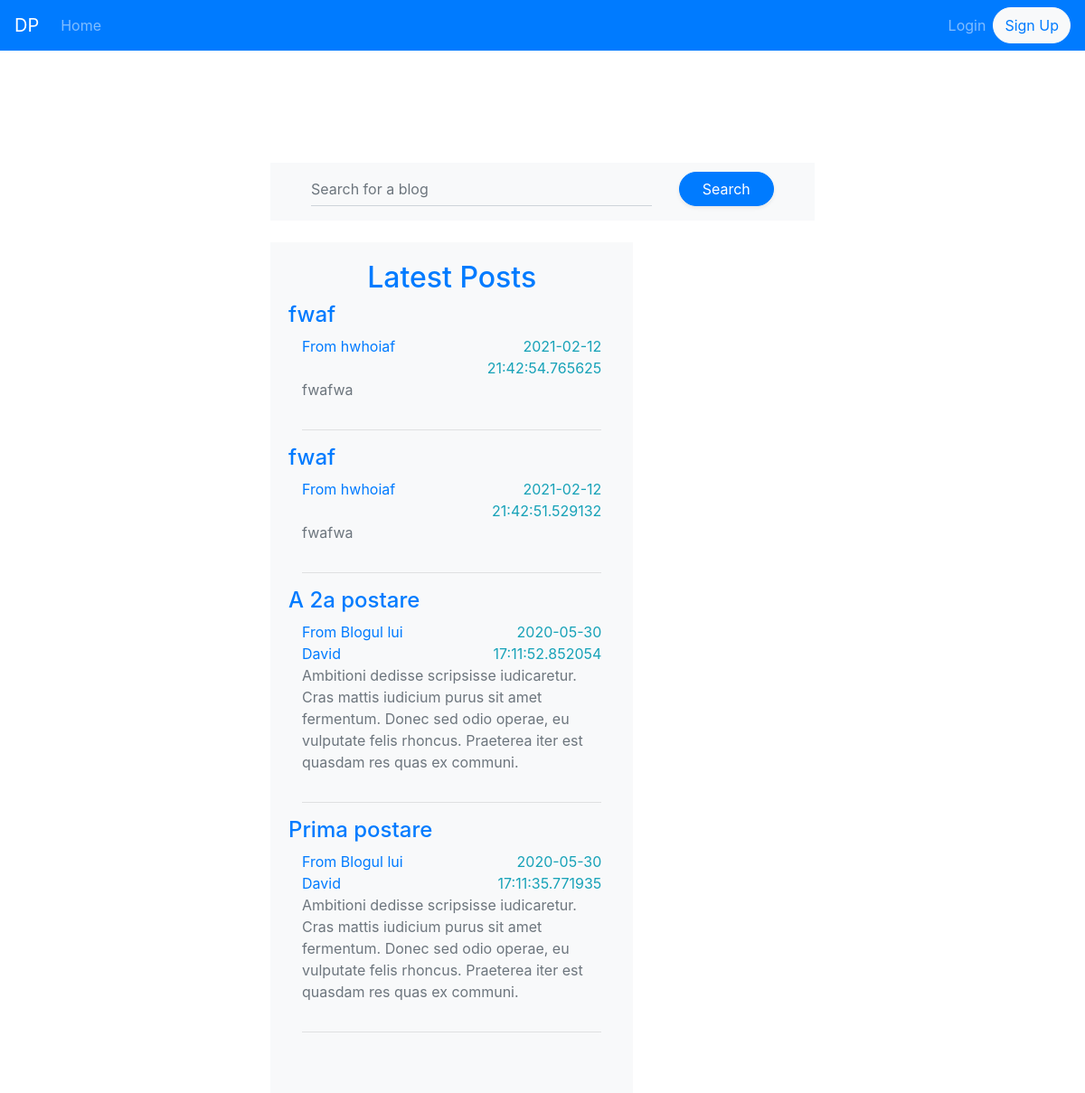
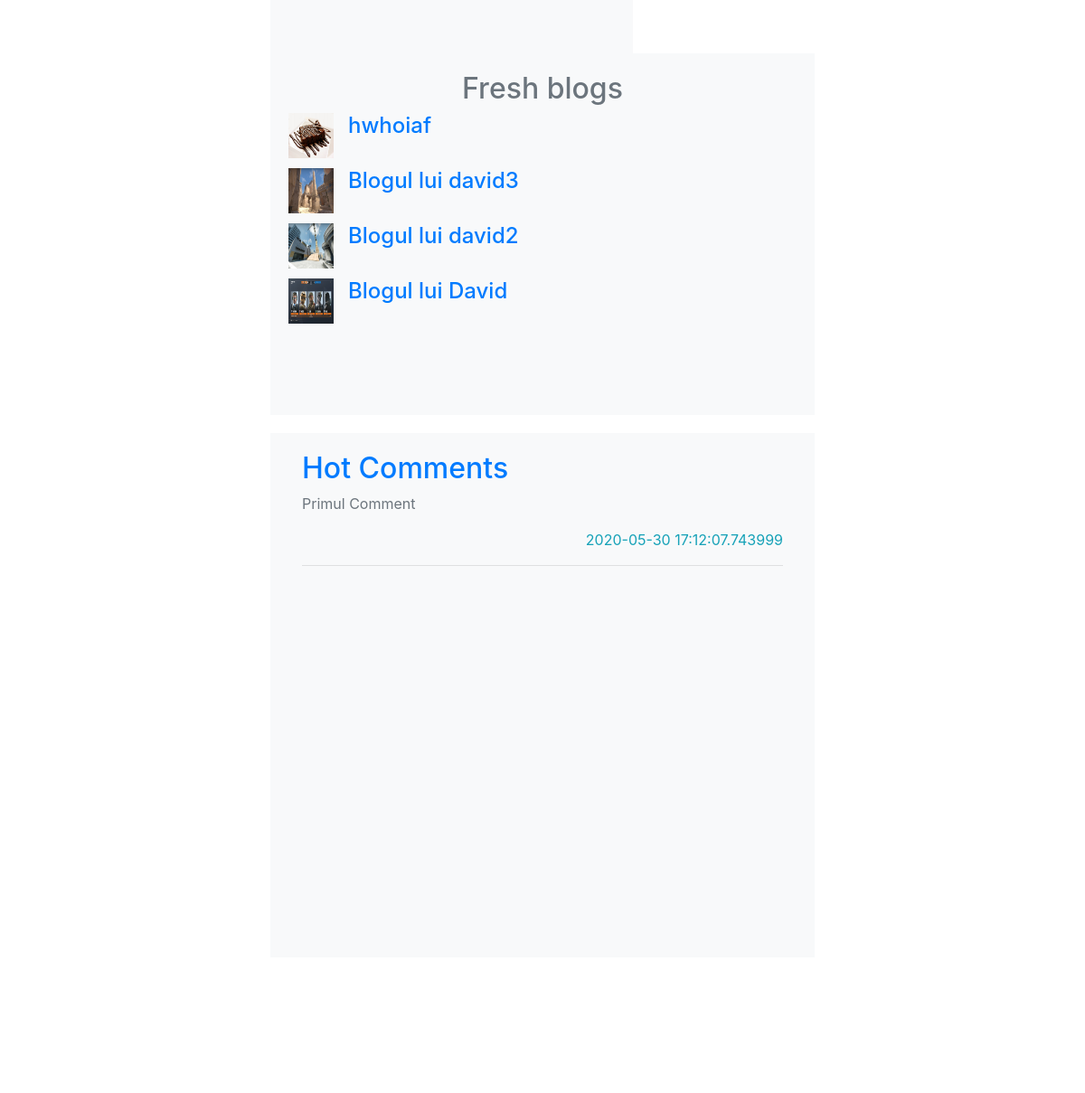
The page / on the database its author committed (2 pictures, top to bottom).
### app.py (models this page shows, shortened)
class Post(db.Model):
    id = db.Column(db.Integer, primary_key=True)
    blog_id = db.Column(db.Integer)
    title = db.Column(db.String(60))
    content = db.Column(db.String(300))
    date = db.Column(db.DateTime, default = datetime.utcnow)
    num_likes = db.Column(db.Integer, default = 0)

class Blog(db.Model):
    id = db.Column(db.Integer, primary_key=True)
    user_id = db.Column(db.Integer)
    num_likes = db.Column(db.Integer, default = 0)
    num_followers = db.Column(db.Integer, default = 0)
    title = db.Column(db.String(60))
    profile_pic_location = db.Column(db.String(100))
    description = db.Column(db.String(200))

class Comment(db.Model):
    id = db.Column(db.Integer, primary_key=True)
    user_id = db.Column(db.Integer)
    content = db.Column(db.String(300))
    date = db.Column(db.DateTime, default = datetime.utcnow)
    post_id = db.Column(db.Integer)
    num_likes = db.Column(db.Integer, default = 0)

### app.py (the view, shortened to what this page needs)
@app.route('/', methods = ['POST', 'GET'])
def index():
    if 'login-data' not in session:
        logged_in = False
        user = None
    if request.method == 'POST':
        search_term = request.form['search-bar']
        return redirect('results/' + str(search_term))
    latest_posts = Post.query.filter_by().order_by(Post.date.desc()).all()
    posts_blog = dict()
    for p in latest_posts:
        posts_blog[p.blog_id] = Blog.query.filter_by(id = p.blog_id).first().title
    comments = Comment.query.filter_by().order_by(Comment.date.desc()).all()
    comments = comments[:5]
    if logged_in:
        favourite_blogs = list()
        follows = Follower.query.filter_by(user_id = user.id).all()
        for f in follows:
            favourite_blogs.append(Blog.query.filter_by(id = f.blog_id).first())
        favourite_blogs = favourite_blogs[:5]
        fresh_blogs = None
    else:
        favourite_blogs = None
        fresh_blogs = Blog.query.filter_by().order_by(Blog.id.desc()).all()
        fresh_blogs = fresh_blogs[:5]
    return render_template('index.html', logged_in = logged_in, user = user, latest_posts = latest_posts, favourite_blogs = favourite_blogs, fresh_blogs = fresh_blogs, new_comments = comments, hot_comments = comments, posts_blog = posts_blog)

### templates/index.html (shortened to what this page needs)
{% extends "layout.html" %}
{% block content %}
<div class="container main">
    <div class="row">
        <div class="col">
            <form action="/" method="POST" id="search-box" class="bg-light" action="">
                <div class="row mb-4">
                    <div class="form-group col-md-9">
                        <input type="text" name="search-bar" placeholder="Search for a blog"
                            class="bg-light form-control form-control-underlined">
                    </div>
                    <div class="form-group col-md-3">
                        <button type="submit" class="btn btn-primary rounded-pill btn-block shadow-sm">Search</button>
                    </div>
                </div>
            </form>
        </div>
    </div>
    <div class="row">
        <div class="col-8">
            <div class="row justify-content-center index-posts bg-light ">
                <div class="col">
                    <div class="row justify-content-center">
                        <h2 class="text-primary">Latest Posts</h2>
                    </div>
                    {% for post in latest_posts %}
                    <div class="Post">
                        <div class="row">
                            <h4 class="text-primary">{{ post.title }}</h4>
                        </div>
                        <div class="row">
                            <div class="col">
                                <a href={{'/blog/' + post.blog_id|string}}>From {{ posts_blog[post.blog_id] }}</a>
                            </div>
                            <div class="col text-right text-info">
                                {{ post.date }}
                            </div>
                        </div>
                        <div class="row text-secondary">
                            <div class="col">
                                <p>
                                    {{ post.content }}
                                </p>
                            </div>
                        </div>
                        <hr>
                    </div>
                    {% else %}
                    <p class="text-secondary">Empty</p>
                    {% endfor %}
                </div>
            </div>
        </div>
        {% if logged_in %}
        <div class="col">
            <div class="row index-blogs bg-light text-secondary">
                <div class="col">
                    <h2 class="text-secondary text-center">Favourite blogs</h2>
                    {% for blog in favourite_blogs %}
                    <div class="row">
                        <div class="media position-relative">
                            <img src="{{ url_for('static', filename='/images/' + blog.profile_pic_location) }}"
                                class="mr-3 img-fluid index-image" alt="profile-pic">
                            <div class="media-body">
                                <h4 class="mt-0 text-primary"><a href={{"/blog/" + blog.id|string}}
                                        class="stretched-link">{{blog.title}}</a></h4>
                                <br>
                            </div>
                        </div>
                    </div>
                    {% else %}
                    <p class="secondary-text"> Empty</p>
                    {% endfor %}
                </div>
            </div>
            <div class="row justify-content-center index-comments bg-light text-secondary">
                <div class="col">
                    <h2 class="text-primary">New Comments</h2>
                    {% for comment in new_comments %}
                    <div class="row">
                        <div class="col">
                            <p class="text-secondary">{{ comment.content }}</p>
                            <p class="text-right text-info">{{ comment.date}}</p>
                            <hr>
                        </div>
                    </div>
                    {% else %}
                    <p class="secondary-text">No comments found</p>
                    {% endfor %}
                </div>
            </div>
        </div>
        {% else %}
        <div class="col">
            <div class="row index-blogs bg-light text-secondary">
                <div class="col">
                    <h2 class="text-secondary text-center">Fresh blogs</h2>
                    {% for blog in fresh_blogs %}
                    <div class="row">
                        <div class="media position-relative">
                            <img src="{{ url_for('static', filename='/images/' + blog.profile_pic_location) }}"
                                class="mr-3 img-fluid index-image" alt="profile-pic">
                            <div class="media-body">
                                <h4 class="mt-0 text-primary"><a href={{"/blog/" + blog.id|string}}
                                        class="stretched-link">{{blog.title}}</a></h4>
                                <br>
                            </div>
                        </div>
                    </div>
                    {% else %}
                    <p class="text-secondary"> Empty </p>
                    {% endfor %}
                </div>
            </div>
            <div class="row justify-content-center index-comments bg-light text-secondary">
                <div class="col">
                    <h2 class="text-primary">Hot Comments</h2>
                    {% for comment in hot_comments %}
                    <div class="row">
                        <div class="col">
                            <p class="text-secondary">{{ comment.content }}</p>
                            <p class="text-right text-info">{{ comment.date}}</p>
                            <hr>
                        </div>
                    </div>
                    {% else %}
                    <p class="secondary-text">No comments found</p>
                    {% endfor %}
                </div>
            </div>
        </div>
    </div>
</div>
{% endif %}
</div>
{% endblock %}

### static/style.css (style rules this page uses)
html, body { height: 100vh; }
body { background-image: url(https://images.pexels.com/photos/169647/pexels-photo-169647.jpeg?cs=srgb&dl=arhitectura-centrul-ora-ului-cer-cladiri-169647.jpg&fm=jpg)!important; background-repeat: no-repeat!important; background-size: cover!important; background-attachment: fixed; }
.form-control-underlined { border-width: 0; border-bottom-width: 1px; border-radius: 0; padding-left: 0; }
#search-box { padding-top: 10px; padding-left: 45px; padding-right: 45px; padding-bottom: 0px; }
.main { padding-top: 80px!important; padding: 50px; width: 60%; }
.index-posts { min-height: 1000px; margin-left: 0px; margin-right: -10px; padding: 20px; }
.index-blogs { height: 400px; margin-left: 0px; margin-right: 0px; padding: 20px; }
.index-comments { height: 580px; margin-top: 20px; margin-left: 0px; margin-right: 0px; padding: 20px; }
.index-image { width: 50px; height: 50px; }

### rows shown on the page
Post: title "fwaf", date "2021-02-12 21:42:54.765625", content "fwafwa"
Blog: title "hwhoiaf", profile_pic_location (picture)
Post: title "fwaf", date "2021-02-12 21:42:51.529132", content "fwafwa"
Post: title "A 2a postare", date "2020-05-30 17:11:52.852054", content "Ambitioni dedisse scripsisse iudicaretur. Cras mattis iudicium purus sit amet fermentum. Donec sed odio operae, eu vulputate felis rhoncus. Praeterea iter est quasdam res quas ex communi."
Blog: title "Blogul lui David", profile_pic_location (picture)
Post: title "Prima postare", date "2020-05-30 17:11:35.771935", content "Ambitioni dedisse scripsisse iudicaretur. Cras mattis iudicium purus sit amet fermentum. Donec sed odio operae, eu vulputate felis rhoncus. Praeterea iter est quasdam res quas ex communi."
Blog: profile_pic_location (picture), title "Blogul lui david3"
Blog: profile_pic_location (picture), title "Blogul lui david2"
Comment: content "Primul Comment", date "2020-05-30 17:12:07.743999"
